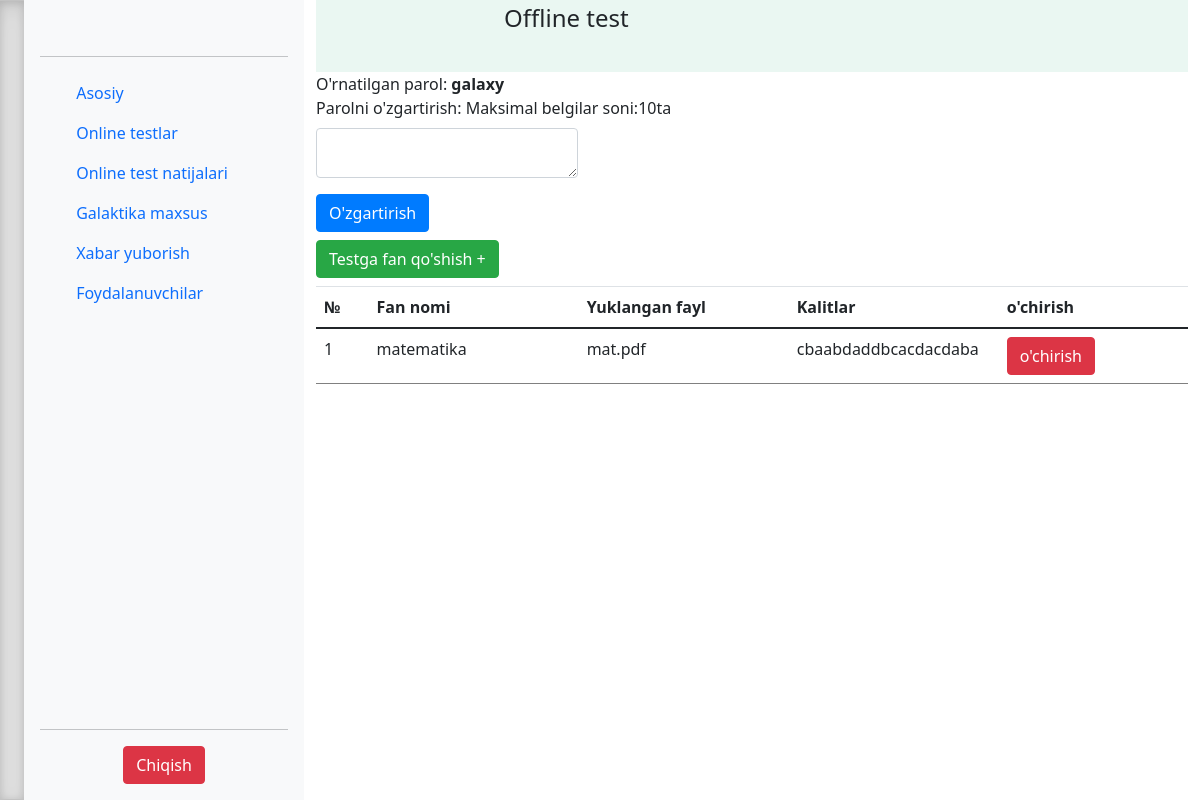
Screenshot of /offline_tests.php (signed in) with the database file from the repository.
### tables this page shows
CREATE TABLE IF NOT EXISTS `offline_subjects` (
  `id` int(11) NOT NULL,
  `offline_subject_name` varchar(250) NOT NULL,
  `offline_filenames` varchar(250) NOT NULL,
  `offline_subject_key` varchar(250) NOT NULL
);

### bot_lib.php (called while the page is built, shortened)
<?php
function get_offline_subjects_all($connect){
	$query = "SELECT * FROM offline_subjects";
	$result = mysqli_query($connect, $query);
	$n = mysqli_num_rows($result);
	$get_offline_subjects_all = array();
	for ($i = 0; $i <$n; $i++){
		$row = mysqli_fetch_assoc($result);
		$get_offline_subjects_all[] = $row;
	}
	return $get_offline_subjects_all;
}
function last_psw($connect){
	$query = "SELECT special_key FROM admin_user WHERE id = 1";
	$result = mysqli_query($connect, $query);
	$last_psw = mysqli_fetch_assoc($result);
	$last_psw = $last_psw['special_key'];
	return $last_psw;
}
?>

### offline_tests.php (the view, shortened to what this page needs)
<?php
include('settings.php');
include('bot_lib.php');
$offline_subjects_all = get_offline_subjects_all($connect);
$last_psw = last_psw($connect);
?>
<!doctype html>
<html lang="en">
 <?php include 'partSite/header.php'; ?>
 <body>
 <main>
  <?php include 'partSite/leftSite.php'; ?>
  <div class="container" style="overflow-x: auto; ">
    <div style="width: 100%; height: 9%; background-color: #Eaf7f2;">
      <span style="margin:auto 0px auto 188px; font-size: 24px;"> Offline test</span><br>
    </div>
      <form enctype="plain/text" action="<?php echo $_SERVER['PHP_SELF']; ?>" method="POST" id='orderform'>
          <div class="form-group">
            <label for="exampleFormControlTextarea1">
              O'rnatilgan parol:  <strong><?php echo $last_psw; ?></strong><br>
              Parolni o'zgartirish: Maksimal belgilar soni:10ta
            </label>
            <textarea name="textarea" class="form-control" id="exampleFormControlTextarea1" rows="5" maxlength="10" style="width: 30%; height:50px; padding-top: 11px;"></textarea>
          </div>
          <input type="submit" class="btn btn-primary" name="setKey" value="O'zgartirish">
      </form>
      <div>
        <a href="https://galaxytest.xyz/add_offline_subjects.php">
          <button class="mt-2 btn btn-success">
            Testga fan qo'shish +
          </button>
        </a>
      </div>
    <div class="well mt-2" style="width:100%">
    <table class="table">
      <thead>
        <tr>
          <th style="width:5%">№</th>
          <th style="width:20%">Fan nomi</th>
          <th style="width:20%">Yuklangan fayl</th>
          <th style="width:20%">Kalitlar</th>
          <th style="width:18%;">o'chirish</th>
        </tr>
      </thead>
      <tbody>
        <?php
        $n = 0;
        foreach ($offline_subjects_all as $sa):
        $n++;
        ?>
        <tr>
          <td><?php echo $n;?></td>
          <td><?=$sa['offline_subject_name']?></td>
          <td><?=$sa['offline_filenames']?></td>
          <td><div  style="width:436px;"><?=$sa['offline_subject_key']?></div></td>
          <td><a href="delete.php?iddd=<?=$sa['id']?>" onclick="return confirm('ROSTDAN OCHIRMOQCHIMISIZ?')" role="button"><button class="btn btn-danger"> o'chirish</button></a>
</button></td >
        </tr>
        <?php endforeach ?>
      </tbody>
    </table>
</div>
</div>
  </main>
  </body>
</html>

### css/sidebars.css (style rules this page uses)
body { min-height: 100vh; min-height: -webkit-fill-available; }
html { height: -webkit-fill-available; }
main { display: flex; flex-wrap: nowrap; height: 100vh; height: -webkit-fill-available; max-height: 100vh; overflow-x: auto; overflow-y: hidden; }

### css/style.css (style rules this page uses)
a:link { text-decoration: none; }

### partSite/header.php (style rules this page uses)
table { table-layout: fixed; }
td { word-wrap: break-word; }

### rows the page displays
offline_subjects: offline_subject_name "matematika", offline_filenames "mat.pdf", offline_subject_key "cbaabdaddbcacdacdaba"

### other values shown
$last_psw "galaxy"
